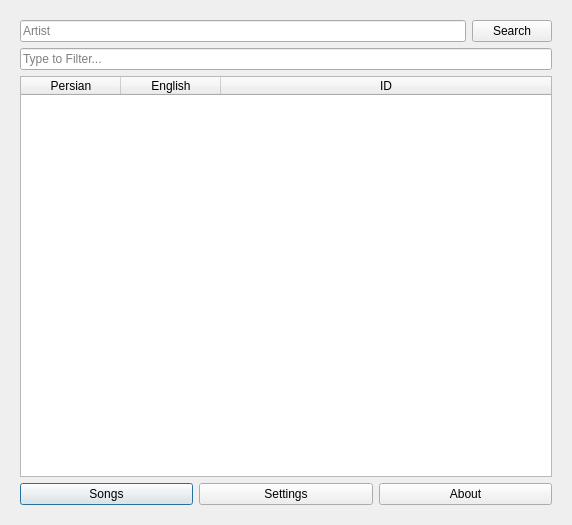
<?xml version="1.0" encoding="UTF-8"?>
<ui version="4.0">
 <class>dialog</class>
 <widget class="QDialog" name="dialog">
  <property name="geometry">
   <rect>
    <x>0</x>
    <y>0</y>
    <width>572</width>
    <height>525</height>
   </rect>
  </property>
  <property name="windowTitle">
   <string>BeepDl</string>
  </property>
  <layout class="QGridLayout" name="gridLayout_2">
   <item row="0" column="0">
    <widget class="QStackedWidget" name="stackedWidget">
     <property name="layoutDirection">
      <enum>Qt::LeftToRight</enum>
     </property>
     <property name="currentIndex">
      <number>0</number>
     </property>
     <widget class="QWidget" name="page">
      <layout class="QGridLayout" name="gridLayout_4">
       <item row="3" column="0">
        <layout class="QGridLayout" name="gridLayout">
         <item row="0" column="0">
          <widget class="QPushButton" name="songs_pushButton">
           <property name="text">
            <string>Songs</string>
           </property>
          </widget>
         </item>
         <item row="0" column="1">
          <widget class="QPushButton" name="settings_pushButton">
           <property name="text">
            <string>Settings</string>
           </property>
          </widget>
         </item>
         <item row="0" column="2">
          <widget class="QPushButton" name="about_pushButton">
           <property name="text">
            <string>About</string>
           </property>
          </widget>
         </item>
        </layout>
       </item>
       <item row="0" column="0">
        <layout class="QGridLayout" name="gridLayout_3">
         <item row="0" column="1">
          <widget class="QPushButton" name="artist_search_pushButton">
           <property name="text">
            <string>Search</string>
           </property>
          </widget>
         </item>
         <item row="0" column="0">
          <widget class="QLineEdit" name="search_lineEdit">
           <property name="minimumSize">
            <size>
             <width>210</width>
             <height>0</height>
            </size>
           </property>
           <property name="placeholderText">
            <string>Artist</string>
           </property>
          </widget>
         </item>
        </layout>
       </item>
       <item row="2" column="0">
        <widget class="QTableWidget" name="artists_tableWidget">
         <property name="editTriggers">
          <set>QAbstractItemView::NoEditTriggers</set>
         </property>
         <property name="alternatingRowColors">
          <bool>true</bool>
         </property>
         <property name="selectionMode">
          <enum>QAbstractItemView::SingleSelection</enum>
         </property>
         <property name="selectionBehavior">
          <enum>QAbstractItemView::SelectRows</enum>
         </property>
         <property name="wordWrap">
          <bool>false</bool>
         </property>
         <attribute name="horizontalHeaderVisible">
          <bool>true</bool>
         </attribute>
         <attribute name="horizontalHeaderCascadingSectionResizes">
          <bool>false</bool>
         </attribute>
         <attribute name="horizontalHeaderHighlightSections">
          <bool>false</bool>
         </attribute>
         <attribute name="horizontalHeaderShowSortIndicator" stdset="0">
          <bool>false</bool>
         </attribute>
         <attribute name="horizontalHeaderStretchLastSection">
          <bool>true</bool>
         </attribute>
         <attribute name="verticalHeaderVisible">
          <bool>false</bool>
         </attribute>
         <attribute name="verticalHeaderMinimumSectionSize">
          <number>21</number>
         </attribute>
         <attribute name="verticalHeaderDefaultSectionSize">
          <number>25</number>
         </attribute>
         <attribute name="verticalHeaderHighlightSections">
          <bool>false</bool>
         </attribute>
         <column>
          <property name="text">
           <string>Persian</string>
          </property>
         </column>
         <column>
          <property name="text">
           <string>English</string>
          </property>
         </column>
         <column>
          <property name="text">
           <string>ID</string>
          </property>
         </column>
        </widget>
       </item>
       <item row="1" column="0">
        <widget class="QLineEdit" name="filter_lineEdit">
         <property name="placeholderText">
          <string>Type to Filter...</string>
         </property>
        </widget>
       </item>
      </layout>
     </widget>
     <widget class="QWidget" name="page_2">
      <layout class="QGridLayout" name="gridLayout_10">
       <item row="1" column="0">
        <widget class="QGroupBox" name="status_groupBox">
         <property name="title">
          <string>Status:</string>
         </property>
         <layout class="QGridLayout" name="gridLayout_9">
          <item row="0" column="0">
           <layout class="QGridLayout" name="gridLayout_6">
            <item row="0" column="0">
             <widget class="QLabel" name="total_num_of_songs_label0">
              <property name="text">
               <string>Total Number of Songs:</string>
              </property>
             </widget>
            </item>
            <item row="0" column="1">
             <widget class="QLabel" name="total_num_of_songs_label">
              <property name="text">
               <string>0</string>
              </property>
             </widget>
            </item>
            <item row="0" column="2">
             <spacer name="horizontalSpacer_2">
              <property name="orientation">
               <enum>Qt::Horizontal</enum>
              </property>
              <property name="sizeHint" stdset="0">
               <size>
                <width>40</width>
                <height>20</height>
               </size>
              </property>
             </spacer>
            </item>
           </layout>
          </item>
          <item row="1" column="0">
           <layout class="QGridLayout" name="gridLayout_7">
            <item row="0" column="0">
             <widget class="QLabel" name="progress_label">
              <property name="text">
               <string>Progress:</string>
              </property>
             </widget>
            </item>
            <item row="0" column="1">
             <widget class="QProgressBar" name="progressBar">
              <property name="value">
               <number>0</number>
              </property>
             </widget>
            </item>
           </layout>
          </item>
         </layout>
        </widget>
       </item>
       <item row="2" column="0">
        <layout class="QGridLayout" name="gridLayout_8">
         <item row="0" column="2">
          <widget class="QPushButton" name="download_pushButton">
           <property name="text">
            <string>Download</string>
           </property>
          </widget>
         </item>
         <item row="0" column="3">
          <spacer name="horizontalSpacer">
           <property name="orientation">
            <enum>Qt::Horizontal</enum>
           </property>
           <property name="sizeHint" stdset="0">
            <size>
             <width>40</width>
             <height>20</height>
            </size>
           </property>
          </spacer>
         </item>
         <item row="0" column="4">
          <widget class="QPushButton" name="cancel_pushButton">
           <property name="text">
            <string>Cancel</string>
           </property>
          </widget>
         </item>
         <item row="0" column="0">
          <widget class="QPushButton" name="search_pushButton">
           <property name="text">
            <string>Search</string>
           </property>
          </widget>
         </item>
         <item row="0" column="1">
          <widget class="QPushButton" name="settings_pushButton_1">
           <property name="text">
            <string>Settings</string>
           </property>
          </widget>
         </item>
        </layout>
       </item>
       <item row="0" column="0">
        <widget class="QGroupBox" name="songs_groupBox">
         <property name="title">
          <string>Songs:</string>
         </property>
         <layout class="QGridLayout" name="gridLayout_5">
          <item row="0" column="0">
           <widget class="QCheckBox" name="select_all_checkBox">
            <property name="text">
             <string>Select all the songs below:</string>
            </property>
            <property name="checked">
             <bool>true</bool>
            </property>
           </widget>
          </item>
          <item row="1" column="0">
           <widget class="QTableWidget" name="files_tableWidget">
            <property name="editTriggers">
             <set>QAbstractItemView::NoEditTriggers</set>
            </property>
            <property name="alternatingRowColors">
             <bool>true</bool>
            </property>
            <property name="selectionBehavior">
             <enum>QAbstractItemView::SelectRows</enum>
            </property>
            <property name="wordWrap">
             <bool>false</bool>
            </property>
            <attribute name="horizontalHeaderHighlightSections">
             <bool>false</bool>
            </attribute>
            <attribute name="horizontalHeaderStretchLastSection">
             <bool>true</bool>
            </attribute>
            <attribute name="verticalHeaderVisible">
             <bool>false</bool>
            </attribute>
            <attribute name="verticalHeaderDefaultSectionSize">
             <number>21</number>
            </attribute>
            <attribute name="verticalHeaderHighlightSections">
             <bool>false</bool>
            </attribute>
            <column>
             <property name="text">
              <string>Persian</string>
             </property>
            </column>
            <column>
             <property name="text">
              <string>English</string>
             </property>
            </column>
            <column>
             <property name="text">
              <string>Duration</string>
             </property>
            </column>
            <column>
             <property name="text">
              <string>high_quality</string>
             </property>
            </column>
            <column>
             <property name="text">
              <string>low_quality</string>
             </property>
            </column>
           </widget>
          </item>
         </layout>
        </widget>
       </item>
      </layout>
     </widget>
     <widget class="QWidget" name="page_3">
      <layout class="QGridLayout" name="gridLayout_15">
       <item row="0" column="0">
        <widget class="QGroupBox" name="settings_groupBox">
         <property name="title">
          <string>Settings:</string>
         </property>
         <layout class="QGridLayout" name="gridLayout_14">
          <item row="1" column="0">
           <widget class="QGroupBox" name="songs_settings_groupBox">
            <property name="title">
             <string>Songs Table:</string>
            </property>
            <layout class="QGridLayout" name="gridLayout_12">
             <item row="0" column="0">
              <widget class="QCheckBox" name="persian_checkBox">
               <property name="text">
                <string>Show Persian Name</string>
               </property>
              </widget>
             </item>
             <item row="0" column="1">
              <widget class="QCheckBox" name="english_checkBox">
               <property name="text">
                <string>Show English Name</string>
               </property>
              </widget>
             </item>
             <item row="0" column="2">
              <widget class="QCheckBox" name="duration_checkBox">
               <property name="text">
                <string>Show Duration</string>
               </property>
              </widget>
             </item>
            </layout>
           </widget>
          </item>
          <item row="3" column="0">
           <spacer name="verticalSpacer">
            <property name="orientation">
             <enum>Qt::Vertical</enum>
            </property>
            <property name="sizeHint" stdset="0">
             <size>
              <width>20</width>
              <height>40</height>
             </size>
            </property>
           </spacer>
          </item>
          <item row="0" column="0">
           <layout class="QGridLayout" name="gridLayout_11">
            <item row="1" column="1">
             <widget class="QComboBox" name="theme_comboBox">
              <property name="minimumSize">
               <size>
                <width>200</width>
                <height>0</height>
               </size>
              </property>
              <item>
               <property name="text">
                <string>dark_amber</string>
               </property>
              </item>
              <item>
               <property name="text">
                <string>dark_blue</string>
               </property>
              </item>
              <item>
               <property name="text">
                <string>dark_cyan</string>
               </property>
              </item>
              <item>
               <property name="text">
                <string>dark_lightgreen</string>
               </property>
              </item>
              <item>
               <property name="text">
                <string>dark_pink</string>
               </property>
              </item>
              <item>
               <property name="text">
                <string>dark_purple</string>
               </property>
              </item>
              <item>
               <property name="text">
                <string>dark_red</string>
               </property>
              </item>
              <item>
               <property name="text">
                <string>dark_teal</string>
               </property>
              </item>
              <item>
               <property name="text">
                <string>dark_yellow</string>
               </property>
              </item>
              <item>
               <property name="text">
                <string>light_amber</string>
               </property>
              </item>
              <item>
               <property name="text">
                <string>light_blue</string>
               </property>
              </item>
              <item>
               <property name="text">
                <string>light_cyan</string>
               </property>
              </item>
              <item>
               <property name="text">
                <string>light_cyan_500</string>
               </property>
              </item>
              <item>
               <property name="text">
                <string>light_lightgreen</string>
               </property>
              </item>
              <item>
               <property name="text">
                <string>light_pink</string>
               </property>
              </item>
              <item>
               <property name="text">
                <string>light_purple</string>
               </property>
              </item>
              <item>
               <property name="text">
                <string>light_red</string>
               </property>
              </item>
              <item>
               <property name="text">
                <string>light_teal</string>
               </property>
              </item>
              <item>
               <property name="text">
                <string>light_yellow</string>
               </property>
              </item>
             </widget>
            </item>
            <item row="0" column="0">
             <widget class="QLabel" name="quality_label">
              <property name="text">
               <string>Songs Quality:</string>
              </property>
             </widget>
            </item>
            <item row="1" column="0">
             <widget class="QLabel" name="theme_label">
              <property name="text">
               <string>Theme:</string>
              </property>
             </widget>
            </item>
            <item row="0" column="1">
             <widget class="QComboBox" name="quality_comboBox">
              <property name="minimumSize">
               <size>
                <width>200</width>
                <height>0</height>
               </size>
              </property>
              <item>
               <property name="text">
                <string>High</string>
               </property>
              </item>
              <item>
               <property name="text">
                <string>Low</string>
               </property>
              </item>
             </widget>
            </item>
            <item row="0" column="2">
             <spacer name="horizontalSpacer_3">
              <property name="orientation">
               <enum>Qt::Horizontal</enum>
              </property>
              <property name="sizeHint" stdset="0">
               <size>
                <width>40</width>
                <height>20</height>
               </size>
              </property>
             </spacer>
            </item>
           </layout>
          </item>
          <item row="2" column="0">
           <widget class="QGroupBox" name="artists_settings_groupBox">
            <property name="title">
             <string>Artists Table:</string>
            </property>
            <layout class="QGridLayout" name="gridLayout_17">
             <item row="0" column="0">
              <layout class="QGridLayout" name="gridLayout_16">
               <item row="0" column="0">
                <widget class="QCheckBox" name="artists_persian_checkBox">
                 <property name="text">
                  <string>Show Persian Name</string>
                 </property>
                </widget>
               </item>
               <item row="0" column="1">
                <widget class="QCheckBox" name="artists_english_checkBox">
                 <property name="text">
                  <string>Show English Name</string>
                 </property>
                </widget>
               </item>
               <item row="0" column="2">
                <spacer name="horizontalSpacer_4">
                 <property name="orientation">
                  <enum>Qt::Horizontal</enum>
                 </property>
                 <property name="sizeHint" stdset="0">
                  <size>
                   <width>40</width>
                   <height>20</height>
                  </size>
                 </property>
                </spacer>
               </item>
              </layout>
             </item>
            </layout>
           </widget>
          </item>
         </layout>
        </widget>
       </item>
       <item row="1" column="0">
        <layout class="QGridLayout" name="gridLayout_13">
         <item row="0" column="1">
          <widget class="QPushButton" name="goto_songs_pushButton">
           <property name="text">
            <string>Songs</string>
           </property>
          </widget>
         </item>
         <item row="0" column="0">
          <widget class="QPushButton" name="ok_pushButton">
           <property name="text">
            <string>OK</string>
           </property>
          </widget>
         </item>
         <item row="0" column="2">
          <widget class="QPushButton" name="goto_search_pushButton">
           <property name="text">
            <string>Search</string>
           </property>
          </widget>
         </item>
        </layout>
       </item>
      </layout>
     </widget>
    </widget>
   </item>
  </layout>
 </widget>
 <tabstops>
  <tabstop>search_lineEdit</tabstop>
  <tabstop>artists_tableWidget</tabstop>
  <tabstop>songs_pushButton</tabstop>
  <tabstop>settings_pushButton</tabstop>
  <tabstop>about_pushButton</tabstop>
  <tabstop>select_all_checkBox</tabstop>
  <tabstop>files_tableWidget</tabstop>
  <tabstop>search_pushButton</tabstop>
  <tabstop>download_pushButton</tabstop>
  <tabstop>cancel_pushButton</tabstop>
  <tabstop>quality_comboBox</tabstop>
  <tabstop>theme_comboBox</tabstop>
  <tabstop>persian_checkBox</tabstop>
  <tabstop>english_checkBox</tabstop>
  <tabstop>duration_checkBox</tabstop>
  <tabstop>ok_pushButton</tabstop>
  <tabstop>goto_songs_pushButton</tabstop>
  <tabstop>goto_search_pushButton</tabstop>
 </tabstops>
 <resources/>
 <connections/>
</ui>
